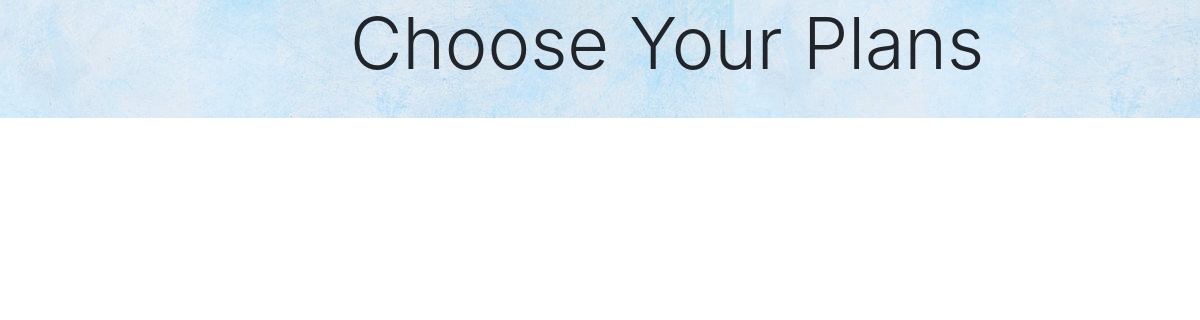
Before: /occasion_product/ (signed in) with the older database file.
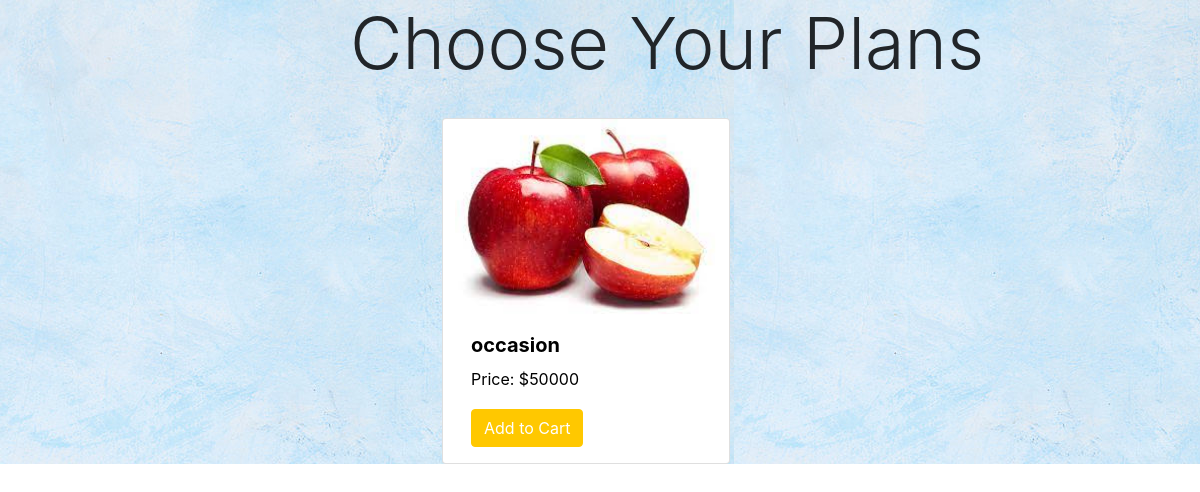
After: the same page with the newer database file.
### myapp/models.py (models this page shows, shortened)
class occasion(models.Model):
    name = models.CharField(max_length=120)
    product_img = models.ImageField(upload_to='pics')
    little_description = models.CharField(max_length=600)
    price = models.IntegerField(null=True)

### myapp/views.py (the view)
# urls.py: path('occasion_product/',user_views.occasion_product,name='occasion_product'),
@login_required
def occasion_product(request):
    object_list = occasion.objects.all()
    filtered_orders = Order.objects.filter(owner=request.user.profile, is_ordered=False)
    current_order_products = []
    if filtered_orders.exists():
    	user_order = filtered_orders[0]
    	user_order_items = user_order.items.all()
    	current_order_products = [product.product for product in user_order_items]
    context = {
        'object_list': object_list,
        'current_order_products': current_order_products
    }
    return render(request, "myapp/occasion_product.html", context)

### template/myapp/occasion_product.html (shortened to what this page needs)
<!DOCTYPE html>
{% load static %}
<head>
    <link href="https://stackpath.bootstrapcdn.com/bootstrap/4.1.1/css/bootstrap.min.css" rel="stylesheet">
    <link rel="stylesheet" href="https://use.fontawesome.com/releases/v5.0.13/css/all.css">
    <link href="{% static '../static/css/styles.css'%}" rel="stylesheet" />
</head>
<body >
  <header  style="background-image: url({% static '../static/assets/img/lightblue.jpg' %}); " >
 <h2 style="margin-left:350px;" class="display-2">Choose Your Plans </h2> <br>
{% block content %}
    <div class="container">
    <div class="row" style="margin-left: 400px;"    >
    {% for object in object_list %}
        <div class="row" >
            <div class="card" style="width: 18rem;">
  <img class="card-img-top" src="{{object.product_img.url}}" alt="Card image cap">
  <div class="card-body">
    <h5 class="card-title" style="color:black">{{ object.name }}</h5>
    <p class="card-text" style="color:black">Price: ${{ object.price }}</p>
     {% if object in user.profile.ebooks.all %}
             add a button here to see the product
            You own this
            {% elif object in current_order_products %}
            <a href="{% url 'order_summary' %}" class="btn btn-warning">Go to Cart</a>
            {% else %}
            <a href="{% url 'add_to_cart' object.id %}" class="btn btn-warning">Add to Cart</a>
            {% endif %}
  </div>
   {% endfor %}
</div></div>
    </div>
{% endblock content %}
</header>
</body>
</html>

Changed rows visible on the page:
added occasion: product_img (picture), name "occasion", price "50000"
